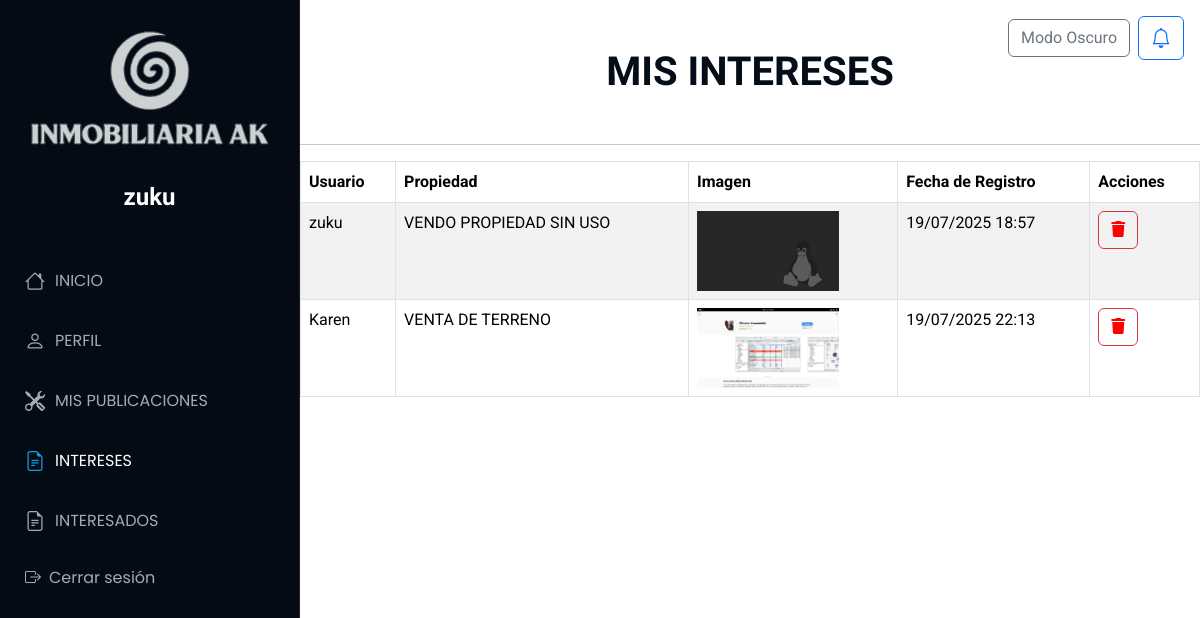
The app's page /Interez/intereses (signed in), older data.
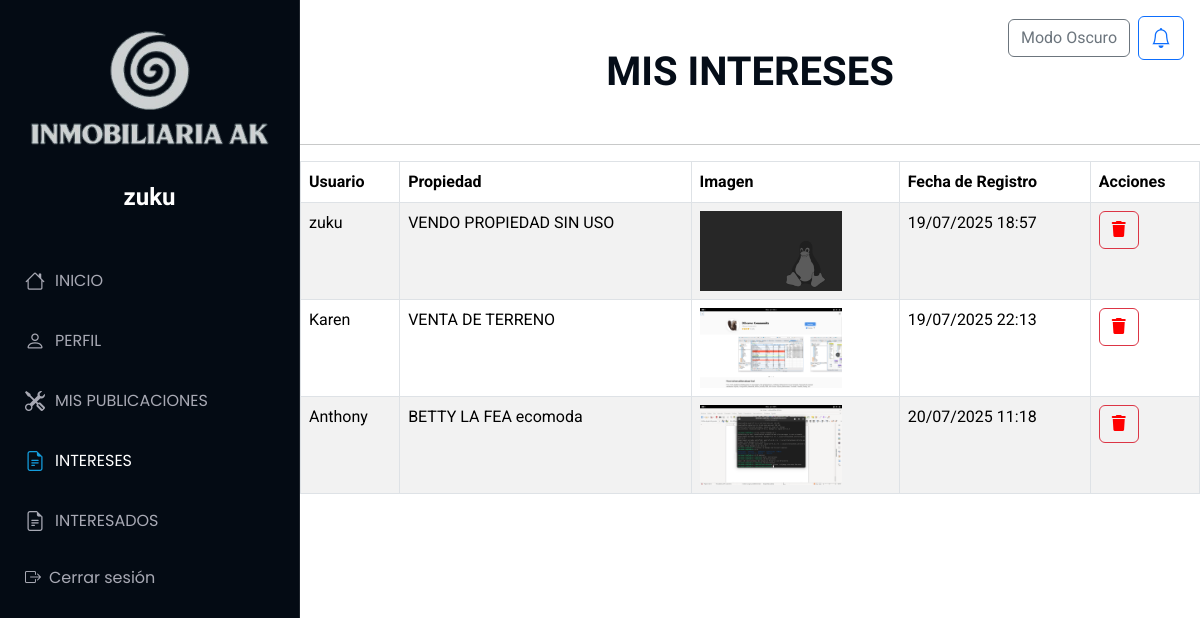
The same page, newer data.
### Aplicaciones/Usuario/models.py (models this page shows)
class Usuario(models.Model):
    usuario = models.CharField(max_length=150, unique=True)
    contrasena = models.CharField(max_length=128)
    correo = models.EmailField(unique=True,null=True, blank=True)
    telefono = models.CharField(null=True, blank=True)
    fecha_registro = models.DateTimeField(auto_now_add=True,null=True, blank=True)
    telegram_id = models.CharField(max_length=50, null=True, blank=True)

### Aplicaciones/Interez/models.py (models this page shows)
class Interez(models.Model):
    usuario = models.ForeignKey(Usuario, on_delete=models.CASCADE)
    propiedad = models.ForeignKey(Propiedad, on_delete=models.CASCADE)
    fecha_interes = models.DateTimeField(auto_now_add=True)

### Aplicaciones/Publicaciones/models.py (models this page shows)
class Propiedad(models.Model):
    id_propiedad = models.AutoField(primary_key=True)
    titulo = models.CharField(max_length=200)
    imagen = models.FileField(upload_to='propiedades/')
    descripcion = models.TextField()
    precio = models.DecimalField(max_digits=12, decimal_places=2)
    ubicacion=models.CharField(max_length=200,null=True,blank=True)
    usuario = models.ForeignKey(Usuario, on_delete=models.CASCADE)
    latitud = models.DecimalField(max_digits=9, decimal_places=7)
    longitud = models.DecimalField(max_digits=10, decimal_places=7)
    estado = models.CharField(max_length=50)
    fecha_publicacion = models.DateTimeField(auto_now_add=True)
    fecha_actualizacion = models.DateTimeField(auto_now=True,null=True,blank=True)

### Aplicaciones/Interez/views.py (the view)
# urls.py: path('intereses', views.intereses, name='intereses'),
def intereses(request):
    if 'usuario_id' not in request.session:
        messages.error(request, "Debes iniciar sesión para ver tus intereses.")
        return redirect('iniciosesion')
    usuario = get_object_or_404(Usuario, id=request.session['usuario_id'])
    intereses = Interez.objects.select_related('usuario', 'propiedad').filter(usuario=usuario)
    return render(request, 'intereses.html', {'intereses': intereses})

### Aplicaciones/Interez/templates/intereses.html (shortened to what this page needs)
{% extends 'plantilla.html' %}
{% load static %}
{% block body %}
<main>
    <br><br>
    <h1 class="text-center"><b>MIS INTERESES</b></h1><br>
    <hr>
    <table class="table table-bordered table-striped table-hover">
        <thead>
            <tr>
                <th>Usuario</th>
                <th>Propiedad</th>
                <th>Imagen</th>
                <th>Fecha de Registro</th>
                <th>Acciones</th>
            </tr>
        </thead>
        <tbody>
            {% for interes in intereses %}
            <tr>
                <td>{{ interes.propiedad.usuario.usuario  }}</td>
                <td>{{ interes.propiedad.titulo }}</td>
                <td>
                    {% if interes.propiedad.imagen %}
                        <img src="{{ interes.propiedad.imagen.url }}" alt="" height="80px">
                    {% else %}
                        Ninguna
                    {% endif %}
                </td>
                <td>{{ interes.fecha_interes|date:"d/m/Y H:i" }}</td>
                <td>
                    <a style="color: red;" href="#" onclick="confirmarEliminacion('{{ interes.id }}')" class="btn btn-outline-danger"><i class="fa fa-trash"></i></a>
                </td>
            </tr>
            {% endfor %}
        </tbody>
    </table>
    <br>
    <br>
</main>
{% endblock %}

### Aplicaciones/templates/plantilla.html (shortened to what this page needs)
{% load static %}
<!DOCTYPE html>
<html lang="en">
<head>
  <link href="https://cdn.jsdelivr.net/npm/bootstrap@5.3.3/dist/css/bootstrap.min.css" rel="stylesheet">
  <link href="https://cdn.jsdelivr.net/npm/bootstrap-icons/font/bootstrap-icons.css" rel="stylesheet" />
<link rel="stylesheet" href="https://cdnjs.cloudflare.com/ajax/libs/font-awesome/6.7.2/css/all.min.css" />
  <link href="{% static 'plantilla/Port/assets/vendor/bootstrap-icons/bootstrap-icons.css' %}" rel="stylesheet">
  <link href="{% static 'plantilla/Port/assets/vendor/aos/aos.css' %}" rel="stylesheet">
  <link href="{% static 'plantilla/Port/assets/vendor/glightbox/css/glightbox.min.css' %}" rel="stylesheet">
  <link href="{% static 'plantilla/Port/assets/vendor/swiper/swiper-bundle.min.css' %}" rel="stylesheet">
  <link href="{% static 'plantilla/Port/assets/css/main.css' %}" rel="stylesheet">
<link rel="stylesheet" href="https://cdn.datatables.net/2.0.3/css/dataTables.dataTables.min.css">
<link rel="stylesheet" href="https://cdn.datatables.net/buttons/2.4.2/css/buttons.dataTables.min.css">
</head>
<body class="index-page">
  <header id="header" class="header dark-background d-flex flex-column">
    <br>
    <img src="/static/img/FOTO.png" alt="" ><br>
      <a href="#" class="logo d-flex align-items-center justify-content-center">
        <h1 class="sitename">
          {% if request.session.usuario_nombre %}
            {{ request.session.usuario_nombre }}
          {% else %}
            Invitado
          {% endif %}
        </h1>
      </a>
    <nav id="navmenu" class="navmenu">
      <ul><br>
        <li><a href="{% url 'inicios' %}" class="{% if request.resolver_match.url_name == 'inicios' %}active{% endif %}">
          <i class="bi bi-house navicon"></i> INICIO</a></li>
        <li><a href="{% url 'perfil_usuario' %}" class="{% if request.resolver_match.url_name == 'perfil_usuario' %}active{% endif %}">
          <i class="bi bi-person navicon"></i> PERFIL</a></li>
        <li><a href="{% url 'iniciopu' %}" class="{% if request.resolver_match.url_name == 'iniciopu' %}active{% endif %}">
          <i class="bi bi-tools navicon"></i> MIS PUBLICACIONES</a></li>
        <li><a href="{% url 'intereses' %}" class="{% if request.resolver_match.url_name == 'intereses' %}active{% endif %}">
          <i class="bi bi-file-earmark-text navicon"></i> INTERESES</a></li>
        <li><a href="{% url 'mis_interesados' %}" class="{% if request.resolver_match.url_name == 'mis_interesados' %}active{% endif %}">
          <i class="bi bi-file-earmark-text navicon"></i> INTERESADOS</a></li>
        <li><a href="#" onclick="confirmarCerrarSesion()"><i class="bi bi-box-arrow-right me-2"></i> Cerrar sesión</a></li>
      </ul>
  </header>
{% block body %}
{% endblock %}
<div class="position-fixed top-0 end-0 p-3" style="z-index: 1050;">
  <div class="d-flex align-items-center gap-2">
    <button id="btn-toggle-theme" class="btn btn-outline-secondary">
    </button>
    <a href="{% url 'notificaciones' %}"
       class="btn btn-outline-primary position-relative">
      <i class="bi bi-bell" style="font-size: 1.25rem;"></i>
    </a>
  </div>
</div>
</body>
</html>

### tiendamue/static/plantilla/Port/assets/css/main.css (style rules this page uses)
:root { --default-font: "Roboto", system-ui, -apple-system, "Segoe UI", Roboto, "Helvetica Neue", Arial, "Noto Sans", "Liberation Sans", sans-serif, "Apple Color Emoji", "Segoe UI Emoji", "Segoe UI Symbol", "Noto Color Emoji"; --heading-font: "Raleway", sans-serif; --nav-font: "Poppins", sans-serif; }
:root { --background-color: #ffffff; --default-color: #272829; --heading-color: #050d18; --accent-color: #149ddd; --surface-color: #ffffff; --contrast-color: #ffffff; }
:root { --nav-color: #a8a9b4; --nav-hover-color: #ffffff; --nav-mobile-background-color: #040b14; --nav-dropdown-background-color: #040b14; --nav-dropdown-color: #a8a9b4; --nav-dropdown-hover-color: #ffffff; }
.dark-background { --background-color: #040b14; --default-color: #ffffff; --heading-color: #ffffff; --surface-color: #151f2b; --contrast-color: #ffffff; }
:root { scroll-behavior: smooth; }
body { color: var(--default-color); background-color: var(--background-color); font-family: var(--default-font); }
a { color: var(--accent-color); text-decoration: none; transition: 0.3s; }
h1, h2, h3, h4, h5, h6 { color: var(--heading-color); font-family: var(--heading-font); }
.header { color: var(--default-color); background-color: var(--background-color); position: fixed; top: 0; left: 0; bottom: 0; padding: 0 15px; width: 300px; transition: all ease-in-out 0.3s; overflow-y: auto; z-index: 997; border-right: 1px solid color-mix(in srgb, var(--default-color), transparent 90%); }
.header .logo { line-height: 1; margin-bottom: 15px; }
.header .logo h1 { font-size: 24px; margin: 0; font-weight: 700; color: var(--heading-color); }
@media (min-width: 1200px) { .header~main, .header~#footer { margin-left: 300px; } }
.navmenu { padding: 0; z-index: 9997; }
.navmenu ul { list-style: none; padding: 0 0 20px 0; margin: 0; }
.navmenu a, .navmenu a:focus { color: var(--nav-color); padding: 15px 10px; font-family: var(--nav-font); font-size: 16px; font-weight: 400; display: flex; align-items: center; white-space: nowrap; transition: 0.3s; width: 100%; }
.navmenu a .navicon, .navmenu a:focus .navicon { font-size: 20px; margin-right: 10px; }
.navmenu a:hover, .navmenu .active, .navmenu .active:focus { color: var(--nav-hover-color); }
.navmenu a:hover .navicon, .navmenu .active .navicon, .navmenu .active:focus .navicon { color: var(--accent-color); }

Row changes from the older to the newer data that the page shows:
added Interez: propiedad.usuario.usuario "Anthony", propiedad.titulo "BETTY LA FEA ecomoda", propiedad.imagen (picture), fecha_interes "20/07/2025 11:18"
